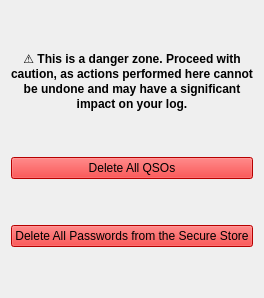
     <widget class="QWidget" name="dangeZoneTab">
      <attribute name="title">
       <string>Danger Zone</string>
      </attribute>
      <layout class="QVBoxLayout" name="verticalLayout_18">
       <item>
        <spacer name="verticalSpacer_15">
         <property name="orientation">
          <enum>Qt::Vertical</enum>
         </property>
         <property name="sizeHint" stdset="0">
          <size>
           <width>20</width>
           <height>40</height>
          </size>
         </property>
        </spacer>
       </item>
       <item>
        <widget class="QLabel" name="dangerLabel">
         <property name="text">
          <string>&lt;b&gt;⚠ This is a danger zone. Proceed with caution, as actions performed here cannot be undone and may have a significant impact on your log.&lt;/b&gt;</string>
         </property>
         <property name="alignment">
          <set>Qt::AlignCenter</set>
         </property>
         <property name="wordWrap">
          <bool>true</bool>
         </property>
        </widget>
       </item>
       <item>
        <spacer name="verticalSpacer_13">
         <property name="orientation">
          <enum>Qt::Vertical</enum>
         </property>
         <property name="sizeHint" stdset="0">
          <size>
           <width>20</width>
           <height>40</height>
          </size>
         </property>
        </spacer>
       </item>
       <item>
        <widget class="QPushButton" name="deleteAllQSOsButton">
         <property name="sizePolicy">
          <sizepolicy hsizetype="Preferred" vsizetype="Fixed">
           <horstretch>0</horstretch>
           <verstretch>0</verstretch>
          </sizepolicy>
         </property>
         <property name="styleSheet">
          <string notr="true">QPushButton {background-color: red;}</string>
         </property>
         <property name="text">
          <string>Delete All QSOs</string>
         </property>
        </widget>
       </item>
       <item>
        <spacer name="verticalSpacer_8">
         <property name="orientation">
          <enum>Qt::Vertical</enum>
         </property>
         <property name="sizeHint" stdset="0">
          <size>
           <width>20</width>
           <height>40</height>
          </size>
         </property>
        </spacer>
       </item>
       <item>
        <widget class="QPushButton" name="deleteAllPasswordsButton">
         <property name="sizePolicy">
          <sizepolicy hsizetype="Preferred" vsizetype="Fixed">
           <horstretch>0</horstretch>
           <verstretch>0</verstretch>
          </sizepolicy>
         </property>
         <property name="styleSheet">
          <string notr="true">QPushButton {background-color: red;}</string>
         </property>
         <property name="text">
          <string>Delete All Passwords from the Secure Store</string>
         </property>
        </widget>
       </item>
       <item>
        <spacer name="verticalSpacer_11">
         <property name="orientation">
          <enum>Qt::Vertical</enum>
         </property>
         <property name="sizeHint" stdset="0">
          <size>
           <width>20</width>
           <height>40</height>
          </size>
         </property>
        </spacer>
       </item>
      </layout>
     </widget>
